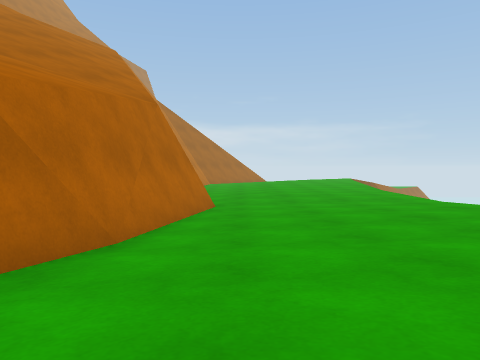
view 1 (above)

16 first-person views from a walk through a Unity game level. The camera is 0.54 m above the floor, tilts 2° down and sees 70° across. The floor is counted in squares, 1 m on a side. Each view is taken from the middle of a square. On the plan, view 1 faces up. The plan holds only what a view shows up to about 9 squares ahead; the rest is blank. The place goes on beyond the plan. Surface patterns are stand-ins for the level's own textures.

view 2
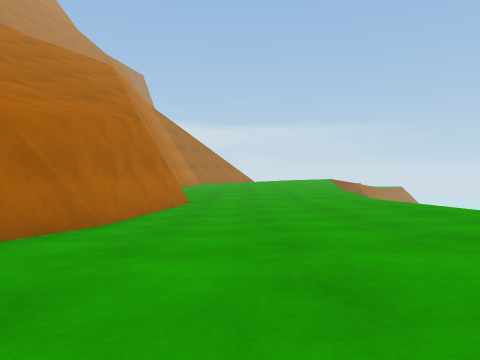

view 3
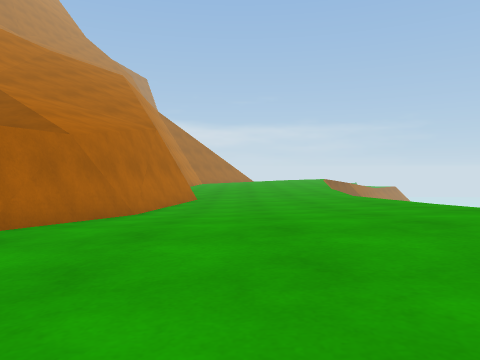

view 4
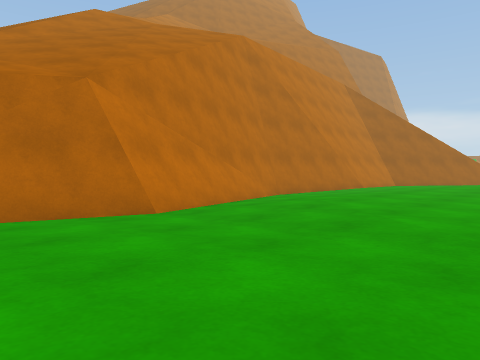

view 5
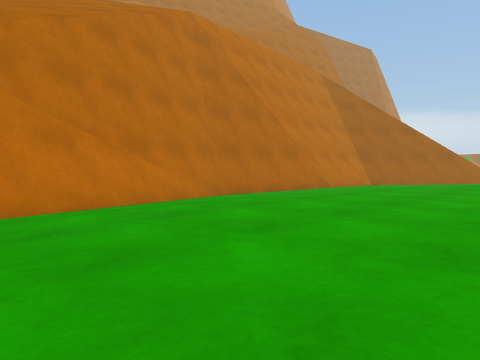

view 6
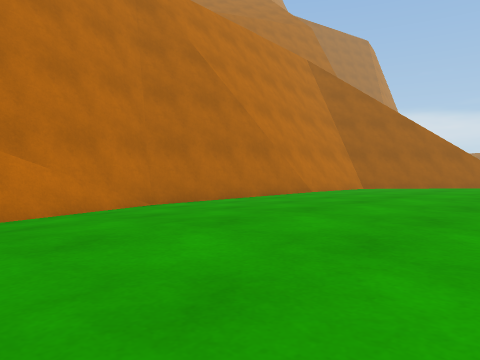

view 7
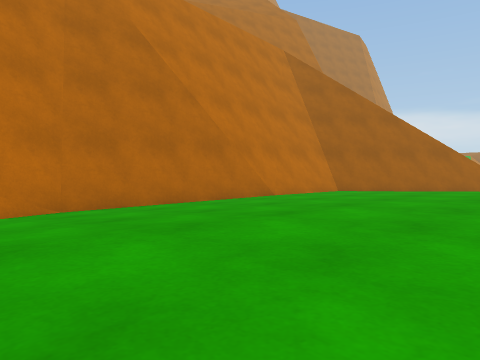

view 8
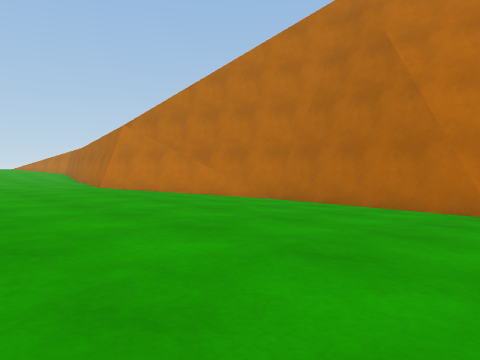

view 9
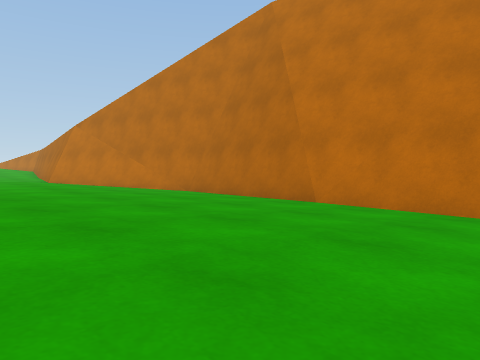

view 10
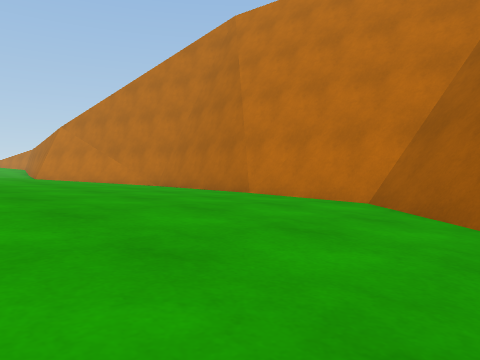

view 11
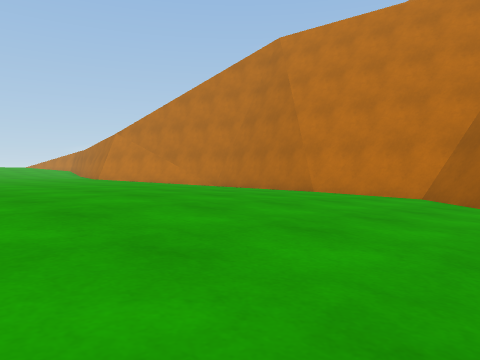

view 12
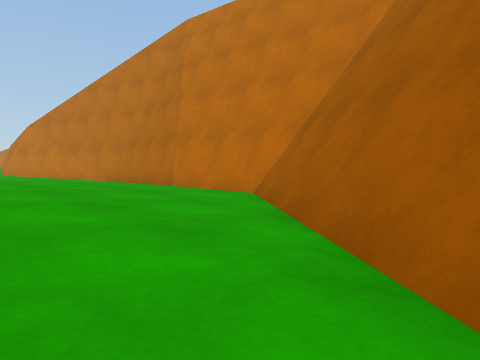

view 13
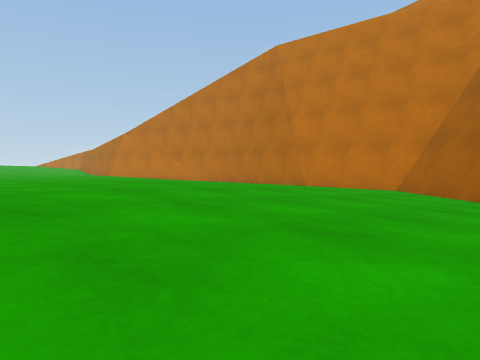

view 14
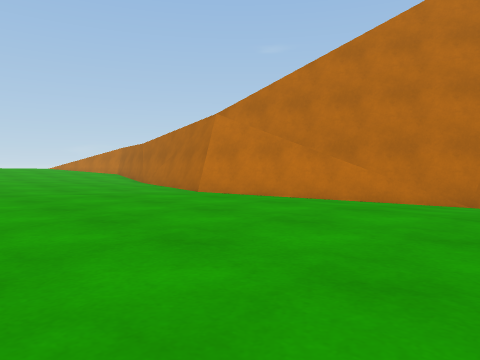

view 15
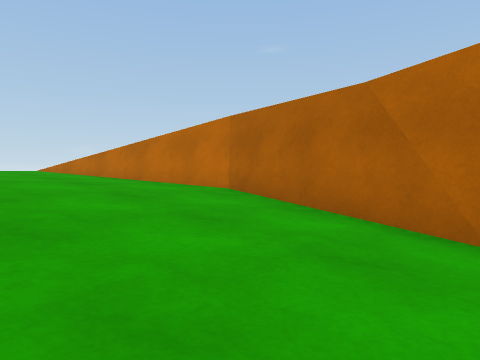

view 16
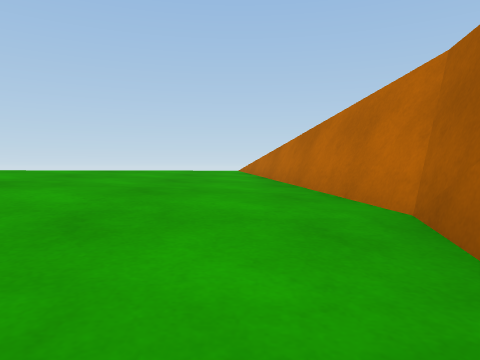

### Floor plan
Key: @ floor where view 1 was taken; # wall or solid block; . main floor; - floor 0.65 m lower than the main floor; / step, stairs or slope; = window, fence, low wall or low ledge; v drop or lower ground; O other object.
Columns run from 6 left of view 1 to 8 right of it. Each row starts with its distance up from view 1.
 30       ##--
 29       ##-- ----
 28   v  ##------..
 27  vv ##------...
 26 vv ##-----.....
 25 vv #-----.....
 24  v #----......
 23  v #----......
 22  v #----......
 21  v #----...../
 20  v #---......
 19    #---......
 18  v #---......
 17  v##---......
 16  v##---......
 15  v #---.....v
 14   v#---.....
 13   v##--.....
 12  //v#--.....
 11  //v#--.....
 10   //##--....
  9 ////v#---...
  8 ////v#-.....
  7  ///##-.....
  6  ///#-......
  5  ///#-......
  4  ///#.......
  3   //#....../
  2     #......
  1     .......
  0    v..@....
 -1    /#.....
 -2    /#..../
 -3     =.../
 -4     O../
 -5     /..

Positions as (right, up) in squares from view 1, and headings:
1: (0, 0), facing up
2: (1, -2), facing up
3: (1, -4), facing up
4: (5, 6), facing up-left
5: (5, 9), facing up-left
6: (4, 12), facing up-left
7: (4, 14), facing up-left
8: (5, 23), facing down-left
9: (4, 26), facing down-left
10: (4, 28), facing down-left
11: (7, 28), facing down-left
12: (3, 30), facing down-left
13: (8, 29), facing down-left
14: (6, 18), facing down-left
15: (2, 5), facing down-left
16: (-1, 3), facing down
